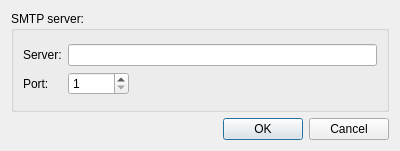
<?xml version="1.0" encoding="UTF-8"?>
<ui version="4.0">
 <class>smtp_dlg</class>
 <widget class="QDialog" name="smtp_dlg">
  <property name="geometry">
   <rect>
    <x>0</x>
    <y>0</y>
    <width>400</width>
    <height>151</height>
   </rect>
  </property>
  <property name="windowTitle">
   <string>Dialog</string>
  </property>
  <layout class="QGridLayout" name="gridLayout">
   <item row="1" column="0">
    <widget class="QDialogButtonBox" name="buttonBox">
     <property name="orientation">
      <enum>Qt::Horizontal</enum>
     </property>
     <property name="standardButtons">
      <set>QDialogButtonBox::Cancel|QDialogButtonBox::Ok</set>
     </property>
    </widget>
   </item>
   <item row="0" column="0">
    <widget class="QGroupBox" name="groupBox">
     <property name="title">
      <string>SMTP server:</string>
     </property>
     <layout class="QGridLayout" name="gridLayout_3">
      <item row="0" column="1">
       <layout class="QGridLayout" name="gridLayout_2">
        <item row="1" column="0">
         <widget class="QLabel" name="label_2">
          <property name="text">
           <string>Port:</string>
          </property>
         </widget>
        </item>
        <item row="0" column="0">
         <widget class="QLabel" name="label">
          <property name="text">
           <string>Server:</string>
          </property>
         </widget>
        </item>
        <item row="1" column="1">
         <widget class="QSpinBox" name="spinBox_smtp_port">
          <property name="minimum">
           <number>1</number>
          </property>
          <property name="maximum">
           <number>65535</number>
          </property>
         </widget>
        </item>
        <item row="1" column="2">
         <spacer name="horizontalSpacer">
          <property name="orientation">
           <enum>Qt::Horizontal</enum>
          </property>
          <property name="sizeHint" stdset="0">
           <size>
            <width>40</width>
            <height>20</height>
           </size>
          </property>
         </spacer>
        </item>
        <item row="0" column="1" colspan="2">
         <widget class="QLineEdit" name="lineEdit_smtp_server"/>
        </item>
       </layout>
      </item>
     </layout>
    </widget>
   </item>
  </layout>
 </widget>
 <resources/>
 <connections>
  <connection>
   <sender>buttonBox</sender>
   <signal>accepted()</signal>
   <receiver>smtp_dlg</receiver>
   <slot>accept()</slot>
   <hints>
    <hint type="sourcelabel">
     <x>248</x>
     <y>254</y>
    </hint>
    <hint type="destinationlabel">
     <x>157</x>
     <y>274</y>
    </hint>
   </hints>
  </connection>
  <connection>
   <sender>buttonBox</sender>
   <signal>rejected()</signal>
   <receiver>smtp_dlg</receiver>
   <slot>reject()</slot>
   <hints>
    <hint type="sourcelabel">
     <x>316</x>
     <y>260</y>
    </hint>
    <hint type="destinationlabel">
     <x>286</x>
     <y>274</y>
    </hint>
   </hints>
  </connection>
 </connections>
</ui>
